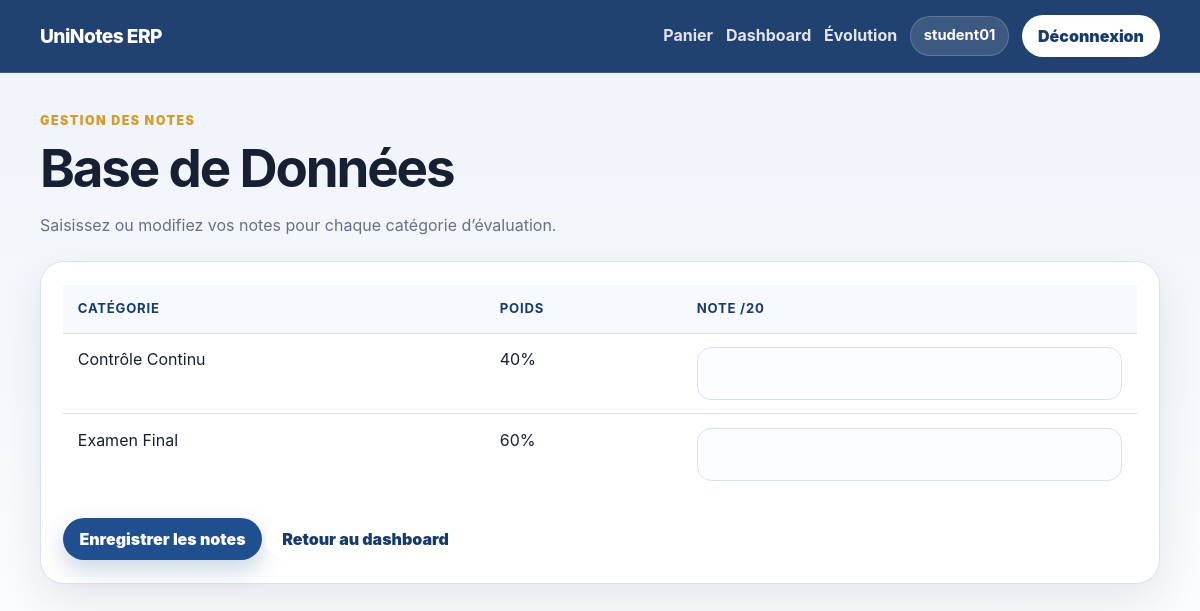
The app's page /academics/notes/3/ (signed in) with its own data.
### academics/models.py (models this page shows, shortened)
class ModuleChoisi(models.Model):
    inscription = models.ForeignKey(Inscription, on_delete=models.CASCADE, related_name="modules_choisis")
    module = models.ForeignKey(CatalogueModule, on_delete=models.PROTECT, related_name="choix")
    date_choix = models.DateTimeField(auto_now_add=True)
    class Meta:
        unique_together = ["inscription", "module"]
        ordering = ["module__intitule"]

class CatalogueModule(models.Model):
    intitule = models.CharField(max_length=150, unique=True)
    coefficient = models.PositiveIntegerField(validators=[MinValueValidator(1)])
    description = models.TextField(blank=True, null=True)
    est_actif = models.BooleanField(default=True)
    class Meta:
        ordering = ["intitule"]

class CategorieEvaluation(models.Model):
   module = models.ForeignKey(CatalogueModule, on_delete=models.CASCADE, related_name="categories")
   nom = models.CharField(max_length=100)
   poids = models.PositiveBigIntegerField(validators=[MinValueValidator(1), MaxValueValidator(100)])
   class Meta:
       unique_together = ["module", "nom"]
       ordering = ["module__intitule", "nom"]

class Note(models.Model):
    module_choisi = models.ForeignKey(ModuleChoisi, on_delete=models.CASCADE, related_name="notes")
    categorie = models.ForeignKey(CategorieEvaluation, on_delete=models.PROTECT, related_name="notes")
    valeur = models.DecimalField(max_digits=4, decimal_places=2, validators=[MinValueValidator(Decimal('0.00')), MaxValueValidator(Decimal('20.00'))])
    date_saisie = models.DateTimeField(auto_now=True)
    class Meta:
        unique_together = ["module_choisi", "categorie"]
        ordering = ["-date_saisie"]

### academics/views.py (the view, shortened to what this page needs)
# urls.py: path("notes/<int:module_choisi_id>/", views.manage_notes_view, name="manage_notes"),
@login_required
def manage_notes_view(request, module_choisi_id):
    if request.user.profile.role != Profile.ROLE_STUDENT:
        messages.error(request, "Accès réservé aux étudiants.")
        return redirect("home")
    module_choisi = get_object_or_404(
        ModuleChoisi,
        id=module_choisi_id,
        inscription__etudiant=request.user
    )
    inscription = module_choisi.inscription
    if inscription.statut != Inscription.STATUT_VERROUILLEE:
        messages.error(
            request,
            "Les notes ne peuvent être saisies qu’après verrouillage de l’inscription."
        )
        return redirect("student_dashboard")
    categories = module_choisi.module.categories.all()
    existing_notes = {
        note.categorie_id: note
        for note in module_choisi.notes.all()
    }
    return render(request, "academics/manage_notes.html", {
        "module_choisi": module_choisi,
        "categories": categories,
        "existing_notes": existing_notes,
    })

### templates/academics/manage_notes.html (shortened to what this page needs)
{% extends 'base.html' %}
{% block content %}
  <div class="page-header">
    <p class="eyebrow">Gestion des notes</p>
    <h1>{{ module_choisi.module.intitule }}</h1>
    <p>Saisissez ou modifiez vos notes pour chaque catégorie d’évaluation.</p>
  </div>
  <section class="section-card card">
    <form method="post" class="form-card">
      <div class="table-wrap">
        <table class="data-table">
          <thead>
            <tr>
              <th>Catégorie</th>
              <th>Poids</th>
              <th>Note /20</th>
            </tr>
          </thead>
          <tbody>
            {% for categorie in categories %}
              <tr>
                <td>{{ categorie.nom }}</td>
                <td>{{ categorie.poids }}%</td>
                <td>
                  <input type="number"
                    name="categorie_{{ categorie.id }}"
                    min="0"
                    max="20"
                    step="0.01"
                    value="{% for note in module_choisi.notes.all %}
                      {% if note.categorie.id == categorie.id %}{{ note.valeur }}{% endif %}
                    {% endfor %}" />
                </td>
              </tr>
            {% endfor %}
          </tbody>
        </table>
      </div>
      <div style="margin-top: 1.5rem;">
        <button type="submit" class="btn btn-primary">Enregistrer les notes</button>
        <a href="{% url 'student_dashboard' %}" class="btn btn-light">Retour au dashboard</a>
      </div>
    </form>
  </section>
{% endblock %}

### templates/base.html (shortened to what this page needs)
<!DOCTYPE html>
{% load static %}
<html lang="fr">
  <head>
    <link rel="stylesheet" href="{% static 'css/style.css' %}" />
  </head>
  <body>
    <nav class="navbar">
      <div class="nav-inner">
        <a class="brand" href="{% url 'home' %}">UniNotes ERP</a>
        <div class="nav-actions">
          {% if user.is_authenticated %}
            {% if user.profile.role == 'student' %}
              <a class="nav-link" href="{% url 'basket' %}">Panier</a>
              <a class="nav-link" href="{% url 'student_dashboard' %}">Dashboard</a>
              <a class="nav-link" href="{% url 'evolution' %}">Évolution</a>
            {% elif user.profile.role == 'tutor' %}
              <a class="nav-link" href="{% url 'tutor_students' %}">Étudiants</a>
            {% endif %}
            <span class="user-pill">{{ user.username }}</span>
            <form method="post" action="{% url 'logout' %}" class="inline-form">
              <button class="btn btn-light" type="submit">Déconnexion</button>
            </form>
          {% else %}
            <a class="nav-link" href="{% url 'login' %}">Connexion</a>
            <a class="btn btn-light" href="{% url 'register' %}">Inscription</a>
          {% endif %}
        </div>
      </div>
    </nav>
    <main class="container">
      {% block content %}
      {% endblock %}
    </main>
  </body>
</html>

### static/css/style.css (style rules this page uses)
* { box-sizing: border-box; }
:root { --bg: #f4f7fb; --surface: #ffffff; --surface-soft: #edf3fb; --primary: #1f4f8f; --primary-dark: #183b6b; --accent: #d59b2d; --danger: #b4232f; --danger-dark: #8f1d27; --text: #172033; --muted: #667085; --border: #d9e2ef; --shadow: 0 18px 45px rgba(23, 32, 51, 0.09); }
body { margin: 0; min-height: 100vh; background: linear-gradient(180deg, #eef4fb 0%, var(--bg) 38%, #ffffff 100%); color: var(--text); font-family: Inter, "Segoe UI", Arial, sans-serif; font-size: 16px; line-height: 1.6; }
a { color: var(--primary); text-decoration: none; }
h1, h2, h3, p { margin-top: 0; }
h1 { font-size: clamp(2rem, 5vw, 3.3rem); line-height: 1.08; letter-spacing: -0.04em; margin-bottom: 1rem; }
button, input, select, textarea { font: inherit; }
.navbar { position: sticky; top: 0; z-index: 10; background: rgba(24, 59, 107, 0.96); border-bottom: 1px solid rgba(255, 255, 255, 0.14); backdrop-filter: blur(12px); }
.nav-inner { width: min(1120px, calc(100% - 32px)); margin: 0 auto; min-height: 72px; display: flex; align-items: center; justify-content: space-between; gap: 1rem; }
.brand { color: #ffffff; font-size: 1.2rem; font-weight: 800; letter-spacing: -0.03em; }
.nav-actions { display: flex; align-items: center; gap: 0.8rem; flex-wrap: wrap; justify-content: flex-end; }
.nav-link { color: rgba(255, 255, 255, 0.86); font-weight: 700; }
.user-pill { color: #ffffff; background: rgba(255, 255, 255, 0.12); border: 1px solid rgba(255, 255, 255, 0.18); border-radius: 999px; padding: 0.45rem 0.8rem; font-size: 0.92rem; font-weight: 700; }
.container { width: min(1120px, calc(100% - 32px)); margin: 0 auto; padding: 2.4rem 0 4rem; }
.eyebrow { margin-bottom: 0.55rem; color: var(--accent); font-size: 0.78rem; font-weight: 900; letter-spacing: 0.12em; text-transform: uppercase; }
.card { background: var(--surface); border: 1px solid var(--border); border-radius: 24px; box-shadow: var(--shadow); }
.page-header { margin-bottom: 1.4rem; }
.page-header p:last-child { color: var(--muted); max-width: 720px; }
.section-card, .basket-status { padding: 1.4rem; margin-bottom: 1.2rem; }
.table-wrap { width: 100%; overflow-x: auto; }
.data-table { width: 100%; border-collapse: collapse; min-width: 680px; }
.data-table th, .data-table td { padding: 0.85rem 0.9rem; text-align: left; border-bottom: 1px solid var(--border); vertical-align: top; }
.data-table th { color: var(--primary-dark); background: #f6f9fd; font-size: 0.82rem; letter-spacing: 0.06em; text-transform: uppercase; }
.data-table tr:last-child td { border-bottom: 0; }
.form-card input, .form-card select, .form-card textarea { width: 100%; border: 1px solid var(--border); border-radius: 14px; padding: 0.78rem 0.9rem; background: #fbfdff; color: var(--text); outline: none; transition: border-color 0.2s ease, box-shadow 0.2s ease; }
.btn { display: inline-flex; align-items: center; justify-content: center; min-height: 42px; border: 0; border-radius: 999px; padding: 0.65rem 1rem; cursor: pointer; font-weight: 900; line-height: 1; text-decoration: none; transition: transform 0.2s ease, box-shadow 0.2s ease, background 0.2s ease; }
.btn-primary { color: #ffffff; background: var(--primary); box-shadow: 0 10px 24px rgba(31, 79, 143, 0.24); }
.btn-light { color: var(--primary-dark); background: #ffffff; }
.inline-form { display: inline; }

### records on screen
ModuleChoisi: module.intitule "Base de Données"
CategorieEvaluation: nom "Contrôle Continu", poids "40"
CategorieEvaluation: nom "Examen Final", poids "60"

### other values on screen
{{ user.username }} "student01"
